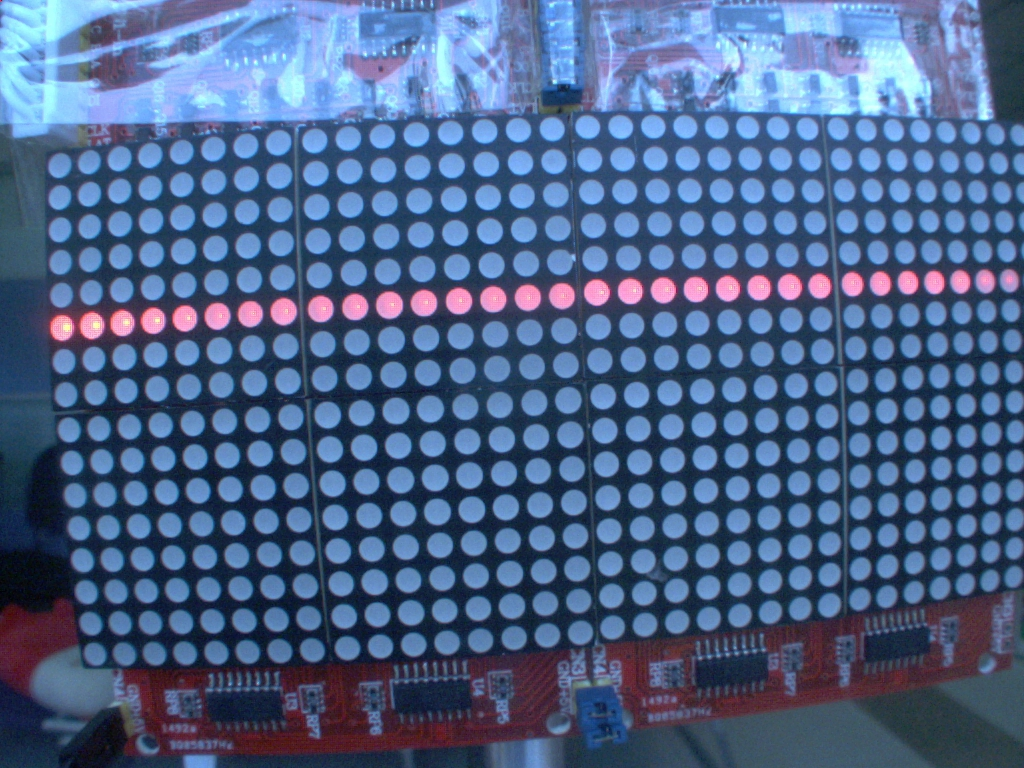
//> input picture 3.jpg, 1024 x 768 px
$ ./test   (built with g++ and OpenCV 4)
//> lines starting //> are read from the running program, lines starting //| are printed output that depends on the picture; after the words box and inside, x2 and y2 are one past the last pixel; in counts of white or black regions, pixels touching at a corner belong together
#include <opencv2/opencv.hpp>
#include <iostream>
#include <stdio.h>

#define ledNum 8

using namespace cv;
using namespace std;

int BinarizeImageByOTSU (IplImage * src)
{

    //get the ROI
    CvRect rect = cvGetImageROI(src);

    //information of the source image
    int x = rect.x;
    int y = rect.y;
    int width = rect.width;
    int height = rect.height;
    int ws = src->widthStep;

    int thresholdValue=1;//阈值
    int ihist [256] ; // 图像直方图, 256个点
    int i, j, k,n, n1, n2, Color=0;
    double m1, m2, sum, csum, fmax, sb;
    memset (ihist, 0, sizeof (ihist)) ; // 对直方图置 零...

    for (i=y;i< y+height;i++) // 生成直方图
    {
        int mul =  i*ws;
        for (j=x;j<x+width;j++)
        {
            //Color=Point (i,j) ;
            Color = (int)(unsigned char)*(src->imageData + mul+ j);
            ihist [Color] +=1;
        }
    }
    sum=csum=0.0;
    n=0;
    for (k = 0; k <= 255; k++)
    {
        sum+= (double) k* (double) ihist [k] ; // x*f (x) 质量矩
        n +=ihist [k]; //f (x) 质量
    }
    // do the otsu global thresholding method
    fmax = - 1.0;
    n1 = 0;
    for (k=0;k<255;k++)
    {
        n1+=ihist [k] ;
        if (! n1)
        {
            continue;
        }
        n2=n- n1;
        if (n2==0)
        {
            break;
        }
        csum+= (double) k*ihist [k] ;
        m1=csum/ n1;
        m2= (sum- csum) /n2;
        sb = ( double) n1* ( double) n2* ( m1 - m2) * (m1- m2) ;

        if (sb>fmax)
        {
            fmax=sb;
            thresholdValue=k;
        }
    }

    //binarize the image
    cvThreshold( src, src ,thresholdValue, 255, CV_THRESH_BINARY );
    return 0;
}

// [24 lines left out: function rectA_intersect_rectB, not called in this run]

void calRect(CvRect rect, CvRect *outRect)
{
	int x = outRect->x, y = outRect->y;
	if(rect.x < outRect->x)
	{
		outRect->x = rect.x;
		outRect->width += (x - rect.x);
	}
	if(rect.y < outRect->y)
	{
		outRect->y = rect.y;
		outRect->height += (y - rect.y);
	}
	if(rect.x + rect.width > outRect->x + outRect->width)
		outRect->width = rect.x + rect.width - outRect->x;
	if(rect.y + rect.height  > outRect->y + outRect->height)
		outRect->height = rect.y + rect.height - outRect->y;
}

class LEDCircle
{
private:
	CvPoint2D32f center;
	float radius;
	CvScalar scalar;
	bool ifRedLED;
public:
	void calCircle(CvSeq* contour, CvRect outRect)
	{
		cvMinEnclosingCircle(contour,&center,&radius);
		center.x += outRect.x;
		center.y += outRect.y;
	}

	void calScalar(IplImage* img)
	{
		scalar = cvGet2D(img, center.y, center.x);
		if(scalar.val[2] >= 150)
		{
			ifRedLED = true;
		}
		else
			ifRedLED = false;
	}

	void drawCircle(IplImage* img)
	{
		if(ifRedLED)
			cvCircle(img, cvPointFrom32f(center), cvRound(radius), CV_RGB(255, 0, 0));
		else
			cvCircle(img, cvPointFrom32f(center), cvRound(radius), CV_RGB(0, 255, 0));
	}

	inline bool operator < (const LEDCircle &right) const
	{
		// [4 lines of commented-out code are left out]

		if(abs(this->center.y - right.center.y) < (this->radius + right.radius) / 2)
		{
			if(this->center.x < right.center.x)
			{
				return true;
			}
			else
			{
				return false;
			}
		}
		else
		{
			if(this->center.y < right.center.y)
			{
				return true;
			}
			else
			{
				return false;
			}
		}
	}
};

vector<CvSeq* > calContour(IplImage* gray, const double accuracy)
{
	//灰度图-二值化-找轮廓-统计面积-根据面积筛选
	BinarizeImageByOTSU(gray);
	CvSeq* contourSeq = 0;
	CvMemStorage* storage = cvCreateMemStorage(0);
    cvFindContours(gray, storage, &contourSeq, sizeof(CvContour), CV_RETR_EXTERNAL , CV_CHAIN_APPROX_SIMPLE );

	multimap<double, CvSeq*> area;
    for(; contourSeq != 0; contourSeq = contourSeq->h_next)
    {
		CvRect rect = cvBoundingRect(contourSeq, 0);
		area.insert(make_pair(cvContourArea(contourSeq), contourSeq));
    }
	multimap<double, CvSeq*>::iterator iter;
	iter = area.begin();
	for(int i = 0; i < area.size() / 2; ++i)
		++iter;
	double midArea = (*iter).first;
	CvRect outRect = cvRect(gray->width, gray->height, 0, 0);

	vector<CvSeq* > contourVector;
	for(iter = area.begin(); iter != area.end(); ++iter)
	{
		if((*iter).first >= (midArea * (1 - accuracy)) && (*iter).first <= (midArea * (1 + accuracy)))
		{
			contourVector.push_back((*iter).second);
		}
	}
	return contourVector;
}

int main( int argc, char* argv[])
{
    IplImage* img0;
    IplImage* img;
    IplImage* src;
    if((img0=cvLoadImage("./3.jpg", 1)))//载入图像
//> img0 is the input picture: 768 rows x 1024 cols, CV_8UC3; mean B, G, R 137, 99.1, 76.5
    {

        img = cvCreateImage( cvSize(img0->width/2,img0->height/2), 8, 3);
        cvResize(img0,img);
  // [183 lines of commented-out code are left out]
	double outAccuracy = 0.1;
	IplImage* gray = cvCreateImage( cvSize(img->width, img->height), 8, 1);
	cvCvtColor(img, gray, CV_BGR2GRAY);
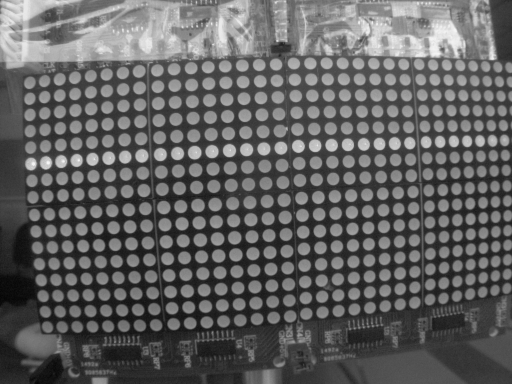
//> gray: 384 rows x 512 cols, CV_8UC1; min 5, max 246, mean 96.8
	vector<CvSeq* > outContourVector = calContour(gray, outAccuracy);
//> in BinarizeImageByOTSU, `CvRect rect = cvGetImageROI(src);`: rect = Rect(0, 0, 512, 384)
//> in BinarizeImageByOTSU, `int x = rect.x;`: x = 0
//> in BinarizeImageByOTSU, `int width = rect.width;`: width = 512
//> in BinarizeImageByOTSU, `int height = rect.height;`: height = 384
//> the loop in BinarizeImageByOTSU, `for (i=y;i< y+height;i++)` made 384 passes
//> Color on passes 1 to 3: 43, 51, 53
//> after the loop in BinarizeImageByOTSU, `for (i=y;i< y+height;i++)`: Color = 58; ihist = 256 values, max 2345 at index 53, min 0 at index 0, mean 768
//> the loop in BinarizeImageByOTSU, `for (k = 0; k <= 255; k++)` made 256 passes
//> (sum, n) on passes 1 to 3: (0, 0), (0, 0), (0, 0)
//> after the loop in BinarizeImageByOTSU, `for (k = 0; k <= 255; k++)`: sum = 19028516; n = 196608
//> the loop in BinarizeImageByOTSU, `for (k=0;k<255;k++)` made 247 passes
//> (n1, n2, csum, m1, m2, fmax) on passes 6 to 13: (4, 196604, 20, 5, 96.79, 6.63e+09), (8, 196600, 44, 5.5, 96.79, 1.31e+10), (27, 196581, 177, 6.56, 96.8, 4.32e+10), (59, 196549, 433, 7.34, 96.81, 9.28e+10), (120, 196488, 982, 8.18, 96.84, 1.85e+11), (222, 196386, 2002, 9.02, 96.88, 3.37e+11), (343, 196265, 3333, 9.72, 96.94, 5.12e+11), (462, 196146, 4761, 10.31, 96.99, 6.81e+11)
//> in BinarizeImageByOTSU, `cvThreshold( src, src ,thresholdValue, 255, CV_THRESH_BINARY );`:
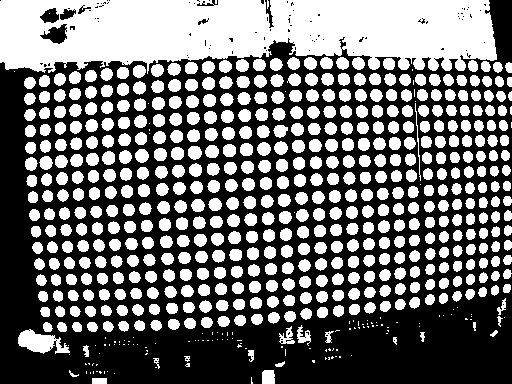
//> src: 384 rows x 512 cols, CV_8UC1; 43.8% white; 635 white regions (122 under 20 px), largest, box (x1, y1, x2, y2) and area: (0, 0, 497, 74) 28754, (18, 329, 70, 354) 732, (262, 370, 275, 384) 174
	CvRect outRect = cvRect(img->width, img->height, 0, 0);
	for(int i = 0; i != outContourVector.size(); ++ i)
	{
		CvRect rect = cvBoundingRect(outContourVector[i], 0);
		cvDrawContours(img, outContourVector[i], CV_RGB(0,255,0), CV_RGB(0,255,0), 0, 2, CV_FILLED, cvPoint(0, 0));

		if(outRect.width == 0)
		{
			outRect.x = rect.x;
			outRect.y = rect.y;
			outRect.width = rect.width;
			outRect.height = rect.height;
		}
		//cvDrawRect(img, cvPoint(rect.x, rect.y), cvPoint(rect.x + rect.width, rect.y + rect.height), CV_RGB(200, 0, 0));
		calRect(rect, &outRect);
	}
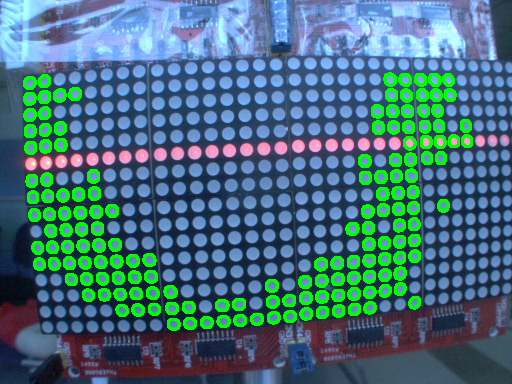
//> img: 384 rows x 512 cols, CV_8UC3; mean B, G, R 123.2, 112.5, 69.3
	cvDrawRect(img, cvPoint(outRect.x, outRect.y), cvPoint(outRect.x + outRect.width, outRect.y + outRect.height), CV_RGB(200, 0, 0));
//> img: 384 rows x 512 cols, CV_8UC3; 0.72% of pixels changed, all inside (x1, y1, x2, y2) = (24, 73, 473, 331)
	cvShowImage("1", img);
	cvWaitKey();

	//活动led内部各灯轮廓
	cvSetImageROI(img, outRect);
//> img: 257 rows x 448 cols, CV_8UC3
	//IplImage* temp = cvCreateImage(cvSize(outRect.width, outRect.height), 8, 1);
	IplImage* outlineGray = cvCreateImage(cvSize(outRect.width, outRect.height), 8, 1);
//> outlineGray: 257 rows x 448 cols, CV_8UC1; every value is 0
	cvCvtColor(img, outlineGray, CV_BGR2GRAY);
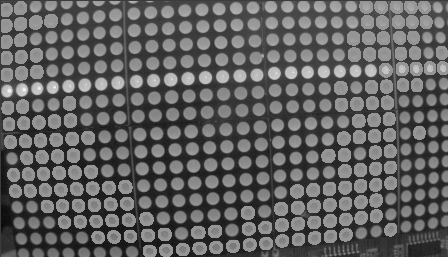
//> outlineGray: 257 rows x 448 cols, CV_8UC1; min 6, max 246, mean 98.5
	cvResetImageROI(img);
	//cvResize(temp, outlineGray);
	double ledAccuracy = 0.3;
	vector<CvSeq* > ledContourVector = calContour(outlineGray, ledAccuracy);
//> call 2 of calContour, with accuracy = 0.3
//> in BinarizeImageByOTSU (call 2), `cvThreshold( src, src ,thresholdValue, 255, CV_THRESH_BINARY );`:
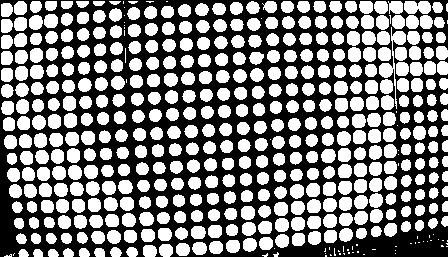
//> src: 257 rows x 448 cols, CV_8UC1; 49.9% white; 489 white regions (62 under 20 px), largest, box (x1, y1, x2, y2) and area: (379, 27, 406, 109) 432, (404, 1, 431, 14) 297, (29, 15, 43, 30) 170
//> in calContour (call 2), `cvFindContours(gray, storage, &contourSeq, sizeof(CvContour), CV_RETR_..`:
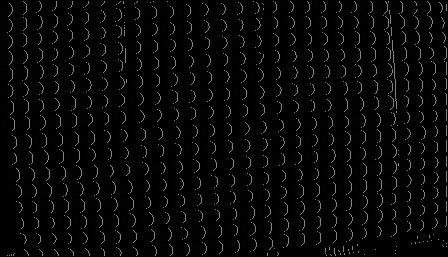
//> gray: 257 rows x 448 cols, CV_8UC1; min 0, max 130, mean 7
	vector<LEDCircle> ledcircleVector;
	//do
	//{
		for(int i = 0; i != ledContourVector.size(); ++ i)
		{
			LEDCircle led;
			led.calCircle(ledContourVector[i], outRect);
			led.calScalar(img);
			ledcircleVector.push_back(led);
		}
		sort(ledcircleVector.begin(), ledcircleVector.end());
		ledAccuracy += 0.1;
		for(int i = 0; i != ledcircleVector.size(); ++ i)
		{
			ledcircleVector[i].drawCircle(img);
		}
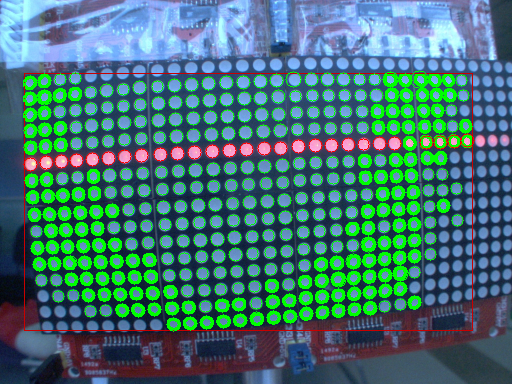
//> img: 384 rows x 512 cols, CV_8UC3; mean B, G, R 115.5, 116.5, 67.5
		if(ledcircleVector.size() != ledNum * ledNum)
		{
			cout <<  ledcircleVector.size();
//| 365
			getchar();
		}
	// [28 lines of commented-out code are left out]
						cvNamedWindow( "img", 1 );
				cvShowImage( "img", img );

 		// [45 lines of commented-out code are left out]

        cvWaitKey(0);
        //cvDestroyWindow("img0");
        cvDestroyWindow("img");
        // [6 lines of commented-out code are left out]
        cvReleaseImage(&img);
        //cvReleaseImage(&img0);

        return 0;
//> (the program exits here)

$ run again, with 1.jpg copied over 3.jpg
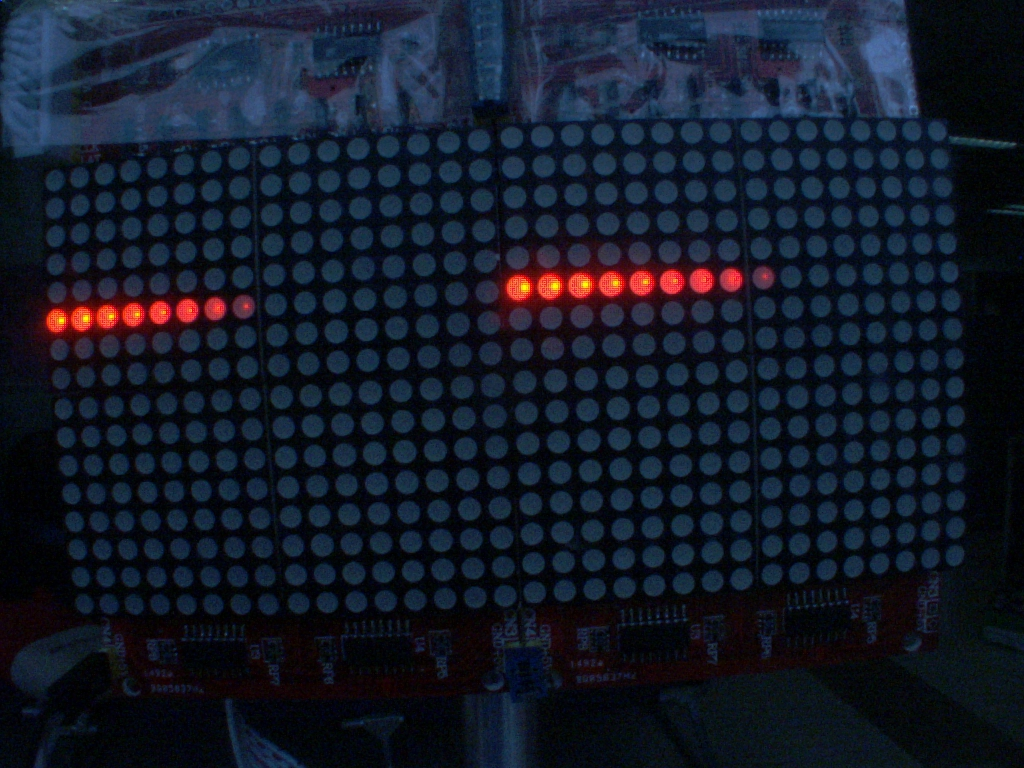
//> input picture 1.jpg, 1024 x 768 px
//> img0 is the input picture: 768 rows x 1024 cols, CV_8UC3; mean B, G, R 40.2, 26.3, 19.5
//> rect = Rect(0, 0, 512, 384)
//> x = 0
//> width = 512
//> height = 384
//> the loop in BinarizeImageByOTSU, `for (i=y;i< y+height;i++)` made 384 passes
//> Color on passes 1 to 3: 11, 12, 7
//> after the loop in BinarizeImageByOTSU, `for (i=y;i< y+height;i++)`: Color = 9; ihist = 256 values, max 8994 at index 7, min 0 at index 177, mean 768
//> the loop in BinarizeImageByOTSU, `for (k = 0; k <= 255; k++)` made 256 passes
//> (sum, n) on passes 1 to 3: (0, 41), (572, 613), (4680, 2667)
//> after the loop in BinarizeImageByOTSU, `for (k = 0; k <= 255; k++)`: sum = 5108235; n = 196608
//> the loop in BinarizeImageByOTSU, `for (k=0;k<255;k++)` made 225 passes
//> (n1, n2, csum, m1, m2, fmax) on passes 1 to 8: (41, 196567, 0, 0, 25.99, 5.44e+09), (613, 195995, 572, 0.933, 26.06, 7.59e+10), (2667, 193941, 4680, 1.75, 26.31, 3.12e+11), (6685, 189923, 16734, 2.5, 26.81, 7.5e+11), (12725, 183883, 40894, 3.21, 27.56, 1.39e+12), (20248, 176360, 78509, 3.88, 28.52, 2.17e+12), (28544, 168064, 128285, 4.49, 29.63, 3.03e+12), (37538, 159070, 191243, 5.09, 30.91, 3.98e+12)
//> in BinarizeImageByOTSU, `cvThreshold( src, src ,thresholdValue, 255, CV_THRESH_BINARY );`:
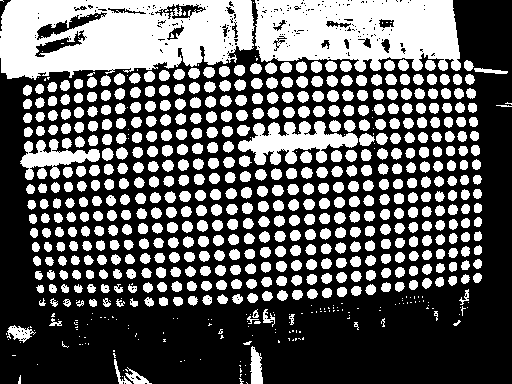
//> src: 384 rows x 512 cols, CV_8UC1; 38% white; 671 white regions (172 under 20 px), largest, box (x1, y1, x2, y2) and area: (0, 0, 255, 80) 15165, (255, 0, 461, 72) 11596, (238, 121, 358, 165) 2759
//> src: 245 rows x 457 cols, CV_8UC1; 15.7% white; 175 white regions (2 under 20 px), largest, box (x1, y1, x2, y2) and area: (430, 27, 454, 40) 205, (421, 70, 445, 83) 204, (246, 77, 258, 90) 120
//> the loop in calContour (call 2), `for(int i = 0; i < area.size() / 2; ++i)` made 87 passes
//> after the loop `for(int i = 0; i != ledcircleVector.size(); ++ i)`:
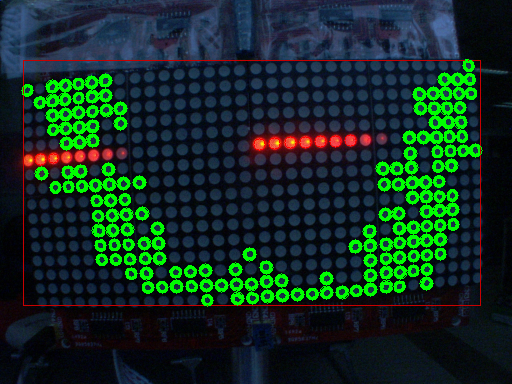
//> img: 384 rows x 512 cols, CV_8UC3; mean B, G, R 35.6, 46.8, 19.4
//| 165
